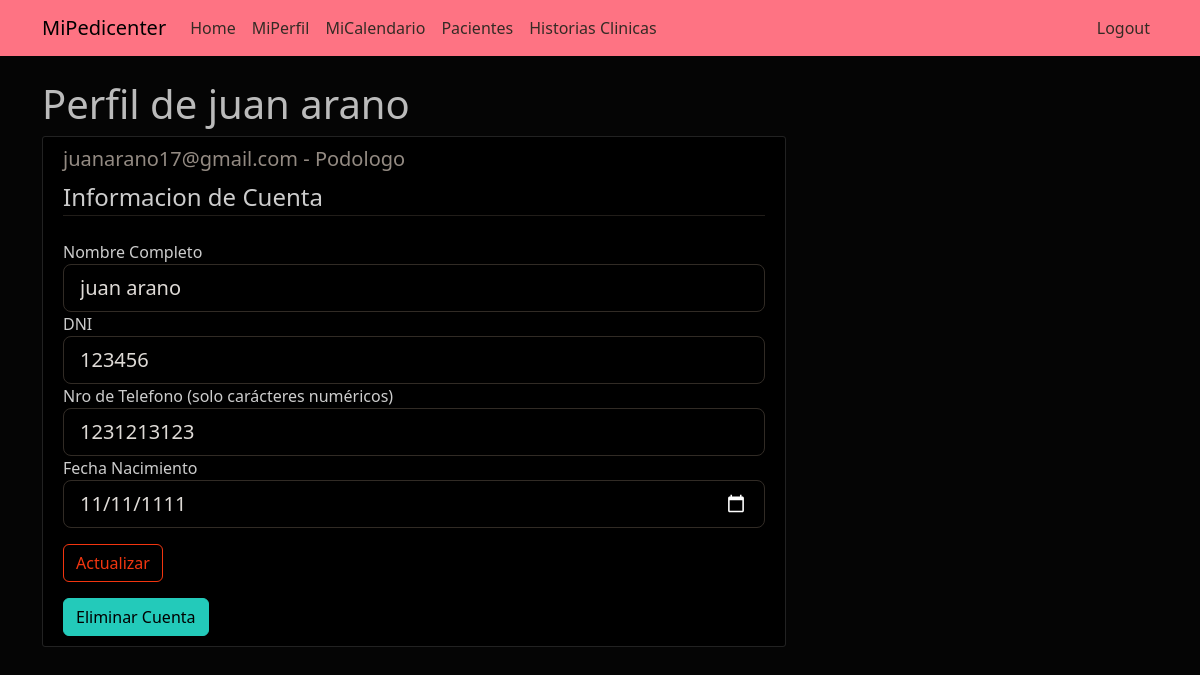
The page /mi-perfil (signed in) on the database its author committed.
### appmipedicenter/models.py (models this page shows, shortened)
class Empleado(db.Model, UserMixin):
        id = db.Column(db.String, primary_key=True) # Es E-mail
        dni = db.Column(db.Integer, unique=True, nullable=False)
        username = db.Column(db.String, nullable=False)
        fecha_nacimiento = db.Column(db.Date, nullable=False)
        telefono = db.Column(db.Integer, nullable=False)
        password = db.Column(db.String, nullable=False)
        id_tipo = db.Column(db.Integer, db.ForeignKey('tipoempleado.id_tipo'), nullable=False)
        historia_clinica = db.relationship('Historiaclinica', backref='Escritor', lazy=True)
        turno = db.relationship('Turno', backref='Podologo', lazy=True)

class Tipoempleado(db.Model):
        id_tipo = db.Column(db.Integer, primary_key=True)
        nombre = db.Column(db.String, nullable=False)
        descripcion = db.Column(db.String, nullable=True, default='')
        empleado = db.relationship('Empleado', backref='Tipo', lazy=True)

### appmipedicenter/empleado/routes.py (the view)
@empleado.route("/mi-perfil", methods=['GET','POST'])
@login_required
def mi_perfil():
        cuenta_tipo = Tipoempleado.query.filter_by(id_tipo = current_user.id_tipo).first()
        form = UpdateAccountForm()
        if form.validate_on_submit():
                current_user.username= form.username.data
                current_user.dni= form.dni.data
                current_user.telefono= form.telefono.data
                current_user.fecha_nacimiento= form.fecha_nacimiento.data
                db.session.commit()
                flash('Los datos de tu cuenta han sido actualizados.', 'success')
                return redirect(url_for('empleado.mi_perfil'))
        elif request.method=='GET':
                form.username.data = current_user.username
                form.dni.data = current_user.dni
                form.telefono.data = current_user.telefono
                form.fecha_nacimiento.data = current_user.fecha_nacimiento
        return render_template('mi_perfil.html', title="MiPerfil", form=form, cuenta_tipo = cuenta_tipo)

### appmipedicenter/empleado/forms.py (shortened to what this page needs)
class UpdateAccountForm(FlaskForm):
    username = StringField('Nombre Completo', validators=[DataRequired()])
    dni = IntegerField('DNI', validators=[DataRequired()])
    fecha_nacimiento = DateField('Fecha Nacimiento', validators=[DataRequired()])
    telefono = IntegerField('Nro de Telefono (solo carácteres numéricos)', validators=[DataRequired()])
    submit = SubmitField('Actualizar')

### appmipedicenter/models.py (called while the page is built)
@login_manager.user_loader
def load_user(empleado_id):
        return Empleado.query.get(empleado_id)

### appmipedicenter/templates/mi_perfil.html (shortened to what this page needs)
{% extends "layout.html" %}
{% block content %}
    <h1>Perfil de {{ current_user.username }}</h1>
    <div class="content-section col-md-8">
        <div class="media">
            <div class="media-body">
                <h5 class="text-secondary"> {{ current_user.id }} - {{ cuenta_tipo.nombre }}</h5>
            </div>
        </div>
        <form method="POST" action="" enctype="multipart/form-data">
            <fieldset class="form-group">
                <legend class="border-bottom mb-4">Informacion de Cuenta</legend>
                <div class="form-group">
                    {{ form.username.label(class="form-control-label") }}
                    {% if form.username.errors %}
                        {{ form.username(class="form-control form-control-lg is-invalid") }}
                        <div class="invalid-feedback">
                            {% for error in form.username.errors %}
                                <span>{{ error }}</span>
                            {% endfor %}
                        </div>
                    {% else %}
                        {{ form.username(class="form-control form-control-lg") }}
                    {% endif %}
                </div>
                <div class="form-group">
                    {{ form.dni.label(class="form-control-label") }}
                    {% if form.dni.errors %}
                        {{ form.dni(class="form-control form-control-lg is-invalid") }}
                        <div class="invalid-feedback">
                            {% for error in form.dni.errors %}
                                <span>{{ error }}</span>
                            {% endfor %}
                        </div>
                    {% else %}
                        {{ form.dni(class="form-control form-control-lg") }}
                    {% endif %}
                </div>
                <div class="form-group">
                    {{ form.telefono.label(class="form-control-label") }}
                    {% if form.telefono.errors %}
                        {{ form.telefono(class="form-control form-control-lg is-invalid") }}
                        <div class="invalid-feedback">
                            {% for error in form.telefono.errors %}
                                <span>{{ error }}</span>
                            {% endfor %}
                        </div>
                    {% else %}
                        {{ form.telefono(class="form-control form-control-lg") }}
                    {% endif %}
                </div>
                <div class="form-group">
                    {{ form.fecha_nacimiento.label(class="form-control-label") }}
                    {% if form.fecha_nacimiento.errors %}
                        {{ form.fecha_nacimiento(class="form-control form-control-lg is-invalid") }}
                        <div class="invalid-feedback">
                            {% for error in form.fecha_nacimiento.errors %}
                                <span>{{ error }}</span>
                            {% endfor %}
                        </div>
                    {% else %}
                        {{ form.fecha_nacimiento(class="form-control form-control-lg") }}
                    {% endif %}
                </div>
            </fieldset>
            <div class="form-group">
                {{ form.submit(class="btn btn-outline-info") }}
            </div>
        </form>
        <form action="{{ url_for('empleado.eliminar_cuenta', id = current_user.id) }}" method="POST">
            <input class="btn btn-danger" type="submit" value="Eliminar Cuenta">
        </form>
    </div>
{% endblock content %}

### appmipedicenter/static/css/main.css (style rules this page uses)
:root { filter: invert(100%); }
body { background: #fafafa; color: #333333; margin-top: 5rem; }
h1, h2, h3, h4, h5, h6 { color: #444444; }
.content-section { background: #ffffff; padding: 10px 20px; border: 1px solid #dddddd; border-radius: 3px; margin-bottom: 20px; }
:root { --fc-daygrid-event-dot-width: 8px; }
:root { --fc-list-event-dot-width: 10px; --fc-list-event-hover-bg-color: #f5f5f5; }

### rows shown on the page
Empleado: username "juan arano", id "juanarano17@gmail.com", dni "123456", telefono "1231213123", fecha_nacimiento "11/11/1111"
Tipoempleado: nombre "Podologo"
